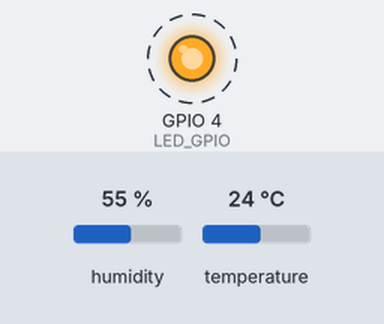
A program run on a simulated ESP32. Parts: output pins drawn as LEDs (lit = HIGH). Dashed ring = blinking. Inputs (shaded band) come from the test bench; at power-on: humidity 55 %, temperature 24 °C. What the program prints to the serial monitor is not drawn.

Above: at 1.5 s.
Timing chart, 0 to 5.6 s (numbered marks = the images above):
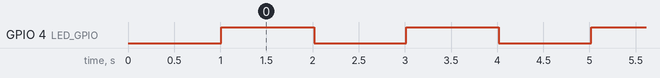

Measured:
- by itself, GPIO 4 (LED_GPIO): alternates HIGH for 1.0 s and LOW for 1.0 s

The program:

main.cpp
```cpp
/* ============================================================
 * ESP32 FreeRTOS Task dengan LED dan DHT22 (UPDATED GPIO)
 * ============================================================ */

#include <Arduino.h>
#include <DHT.h>
#include <freertos/FreeRTOS.h>
#include <freertos/task.h>

/* Tag untuk logging */
#define TAG "ESP32_TASKS"

/* Definisi GPIO (SUDAH DIUBAH) */
#define LED_GPIO    4
#define DHT_GPIO    5

/* DHT object */
DHT dht(DHT_GPIO, DHT22);

/* Task handles */
static TaskHandle_t xLedTaskHandle = NULL;
static TaskHandle_t xDhtTaskHandle = NULL;

/* Counter untuk tracking */
static volatile uint32_t led_counter = 0;
static volatile uint32_t dht_counter = 0;

/* ============================================================
 * TASK LED
 * ============================================================ */
void led_task(void *pvParameters) {
    pinMode(LED_GPIO, OUTPUT);

    bool led_state = false;

    while (1) {
        led_state = !led_state;
        digitalWrite(LED_GPIO, led_state);

        uint32_t timestamp = millis();
        int core_id = xPortGetCoreID();
        led_counter++;

        Serial.printf("LED Task  | %7lums | State=%s | Count=%4lu | Core=%d\n",
                      timestamp,
                      led_state ? "ON" : "OFF",
                      led_counter,
                      core_id);

        vTaskDelay(pdMS_TO_TICKS(1000));
    }
}

/* ============================================================
 * TASK DHT22
 * ============================================================ */
void dht_task(void *pvParameters) {
    while (1) {
        float temperature = dht.readTemperature();
        float humidity = dht.readHumidity();

        dht_counter++;

        if (!isnan(temperature) && !isnan(humidity)) {
            Serial.printf("DHT22 Task | %7lums | Temp=%5.1fC | Hum=%5.1f%% | Count=%4lu\n",
                          millis(), temperature, humidity, dht_counter);
        } else {
            Serial.printf("DHT22 Task | %7lums | Temp=ERROR | Hum=---- | Count=%4lu\n",
                          millis(), dht_counter);
        }

        vTaskDelay(pdMS_TO_TICKS(2000));
    }
}

/* ============================================================
 * SETUP
 * ============================================================ */
void setup() {
    Serial.begin(115200);
    delay(1000);

    Serial.println("==========================================");
    Serial.println("ESP32 FreeRTOS Tasks Demo (GPIO UPDATED)");
    Serial.println("LED = GPIO 4 | DHT22 = GPIO 5");
    Serial.println("==========================================");
    Serial.println();

    dht.begin();

    xTaskCreate(led_task, "LED_Task", 2048, NULL, 1, &xLedTaskHandle);
    xTaskCreate(dht_task, "DHT_Task", 4096, NULL, 1, &xDhtTaskHandle);

    Serial.println("▶️  Tasks started");
}

/* ============================================================ */
void loop() {
    vTaskDelay(pdMS_TO_TICKS(1000));
}
```
